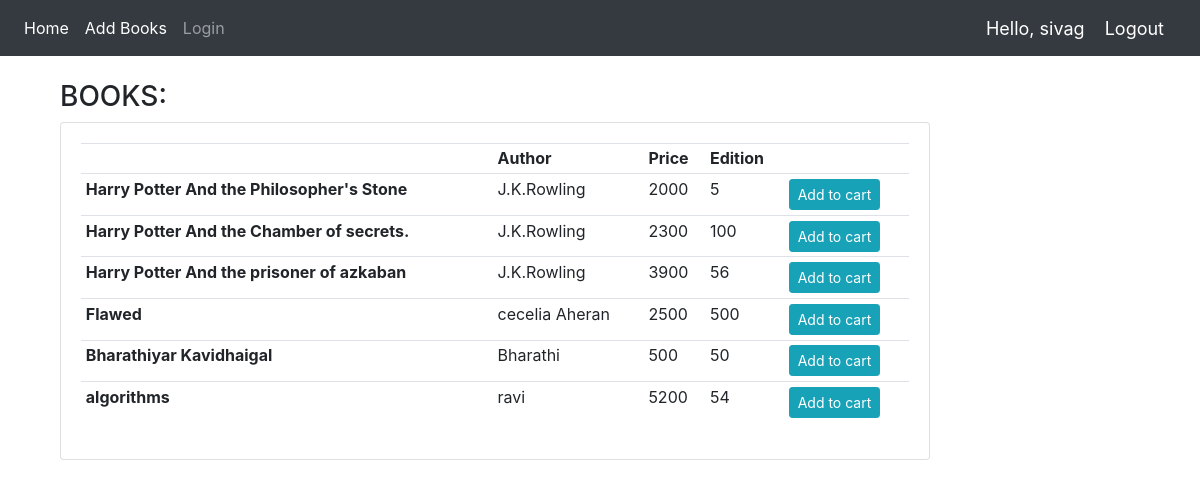
The app's page / (signed in) with its own data.
### bookApp/models.py (models this page shows, shortened)
class Book(models.Model):
    title=models.CharField(max_length=200,null=True)
    Author=models.CharField(max_length=200,null=True)
    Price=models.IntegerField()
    Edition=models.IntegerField()

### bookApp/views.py (the view)
# urls.py: 2. Add a URL to urlpatterns:  path('', views.home, name='home')
def home(request):
    books=Book.objects.all()
    context={'books':books}
    if request.user.is_staff:
        return render(request,'bookApp/home.html',context)
    else:
        return render(request,'bookApp/home.html',context)

### templates/bookApp/home.html
{% extends 'bookApp/main.html' %}
{% block content %}
<br>
<div class="container">
<div class="container row">
    <div class="col-lg-10">
        <h3>BOOKS:</h3>
        <div class="card card-body">
            <table class="table table-sm">
                <tr>
                    <th><Title></Title></th>
                    <th>Author</th>
                    <th>Price</th>
                    <th>Edition</th>
                    <th></th>
                </tr>
                {% for book in books %}
                <tr>
                    <td><b>{{book.title}}</b> </td>
                    <td>{{book.Author}} </td>
                    <td>{{book.Price}} </td>
                    <td> {{book.Edition}} </td>
                    <td><a class="btn btn-sm btn-info" href="{% url 'addtocart' book.id %}">Add to cart</a> </td>
                </tr>
                {% endfor %}
            </table>
        </div>
    </div>
</div>
{% endblock %}

### templates/bookApp/navbar.html (shortened to what this page needs)
{% load static %}
<nav class="navbar navbar-expand-lg navbar-dark bg-dark">
  <div class="collapse navbar-collapse" id="navbarNav">
    <ul class="navbar-nav">
      <li class="nav-item active">
        <a class="nav-link" href="{% url 'home' %}">Home</a>
      </li>
      {% if request.user.is_staff %}
      <li class="nav-item active">
        <a class="nav-link" href="{% url 'addbook' %}">Add Books</a>
      </li>
      {% else %}
      <li class="nav-item">
        <a class="nav-link" href="{% url 'viewcart' %}">Cart</a>
      </li>
      {% endif %}
      <li class="nav-item">
        <a class="nav-link" href="{% url 'login' %}">Login</a>
      </li>
    </ul>
  </div>
  <span class="hello-msg">Hello, {{request.user}}</span>
  <span ><a  class="hello-msg" href="{% url 'logout' %}">Logout</a></span>
</nav>

### templates/bookApp/navbar.html (style rules this page uses)
.hello-msg { font-size: 18px; color: #fff; margin-right: 20px; }

### records on screen
Book: title "Harry Potter And the Philosopher's Stone", Author "J.K.Rowling", Price "2000", Edition "5"
Book: title "Harry Potter And the Chamber of secrets.", Author "J.K.Rowling", Price "2300", Edition "100"
Book: title "Harry Potter And the prisoner of azkaban", Author "J.K.Rowling", Price "3900", Edition "56"
Book: title "Flawed", Author "cecelia Aheran", Price "2500", Edition "500"
Book: title "Bharathiyar Kavidhaigal", Author "Bharathi", Price "500", Edition "50"
Book: title "algorithms", Author "ravi", Price "5200", Edition "54"

### other values on screen
{{ request.user }} "sivag"
